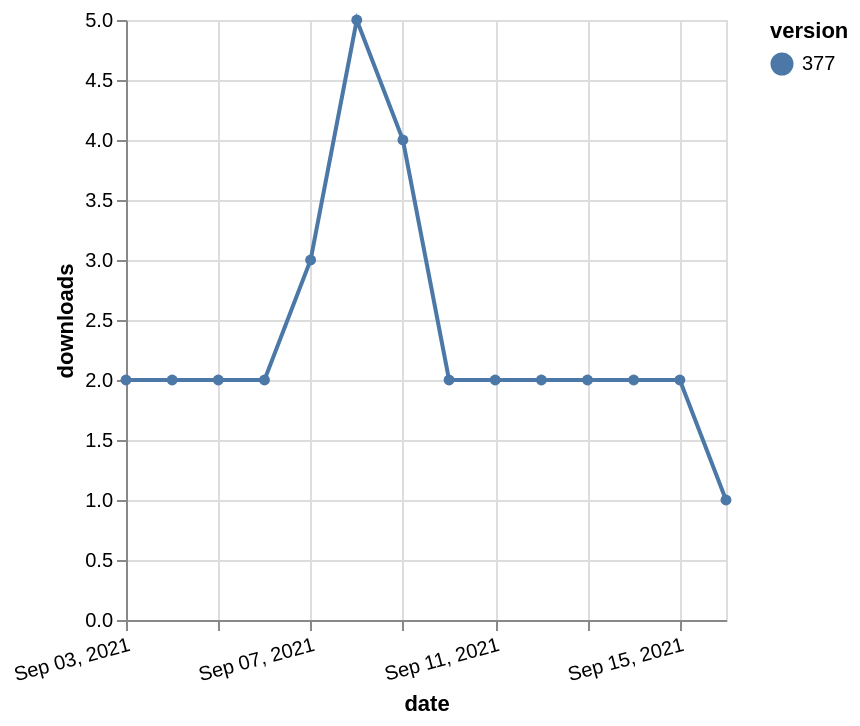

This figure's Vega-Lite source:
### Vega-Lite specification from a JSON file in a GitHub repository (floating-point values rounded to 4 significant figures)
{"$schema": "https://vega.github.io/schema/vega-lite/v5.json", "description": "A simple bar chart with embedded data.", "data": {"values": [{"date": "2021-09-03", "total": 2058, "delta": 2, "version": "377"}, {"date": "2021-09-04", "total": 2060, "delta": 2, "version": "377"}, {"date": "2021-09-05", "total": 2062, "delta": 2, "version": "377"}, {"date": "2021-09-06", "total": 2064, "delta": 2, "version": "377"}, {"date": "2021-09-07", "total": 2067, "delta": 3, "version": "377"}, {"date": "2021-09-08", "total": 2072, "delta": 5, "version": "377"}, {"date": "2021-09-09", "total": 2076, "delta": 4, "version": "377"}, {"date": "2021-09-10", "total": 2078, "delta": 2, "version": "377"}, {"date": "2021-09-11", "total": 2080, "delta": 2, "version": "377"}, {"date": "2021-09-12", "total": 2082, "delta": 2, "version": "377"}, {"date": "2021-09-13", "total": 2084, "delta": 2, "version": "377"}, {"date": "2021-09-14", "total": 2086, "delta": 2, "version": "377"}, {"date": "2021-09-15", "total": 2088, "delta": 2, "version": "377"}, {"date": "2021-09-16", "total": 2089, "delta": 1, "version": "377"}]}, "width": "container", "mark": {"type": "line", "point": {"filled": true}}, "encoding": {"x": {"field": "date", "type": "temporal", "timeUnit": "yearmonthdate", "title": "date", "axis": {"labelAngle": -15}}, "y": {"field": "delta", "type": "quantitative", "title": "downloads"}, "color": {"field": "version", "type": "nominal"}, "tooltip": {"field": "delta"}}}
